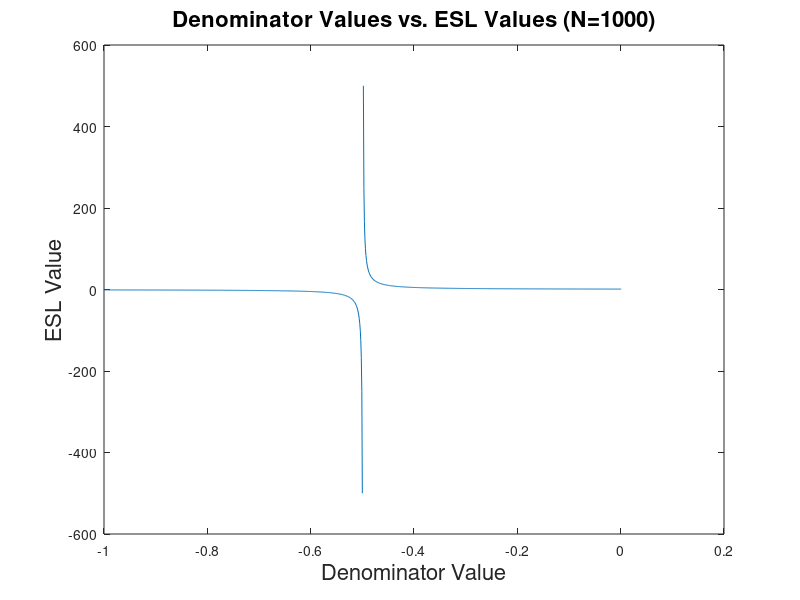

Source code (MATLAB):
n = 1000;
results = [];
for d = 0:n
   results = [results 1/((d/n)*2 - 1)];
end


% Create figure
figure1 = figure;

% Create axes
axes1 = axes('Parent',figure1,...
    'XTickLabel',{'-1','-0.8','-0.6','-0.4','-0.2','0','0.2','0.4','0.6','0.8','1.0'});
%% Uncomment the following line to preserve the X-limits of the axes
% xlim(axes1,[0 1000]);
box(axes1,'on');
hold(axes1,'on');

% Create plot
plot(results);

% Create xlabel
xlabel('Denominator Value','FontSize',16);

% Create ylabel
ylabel('ESL Value','FontSize',16);

% Create title
title('Denominator Values vs. ESL Values (N=1000)','FontSize',16);
